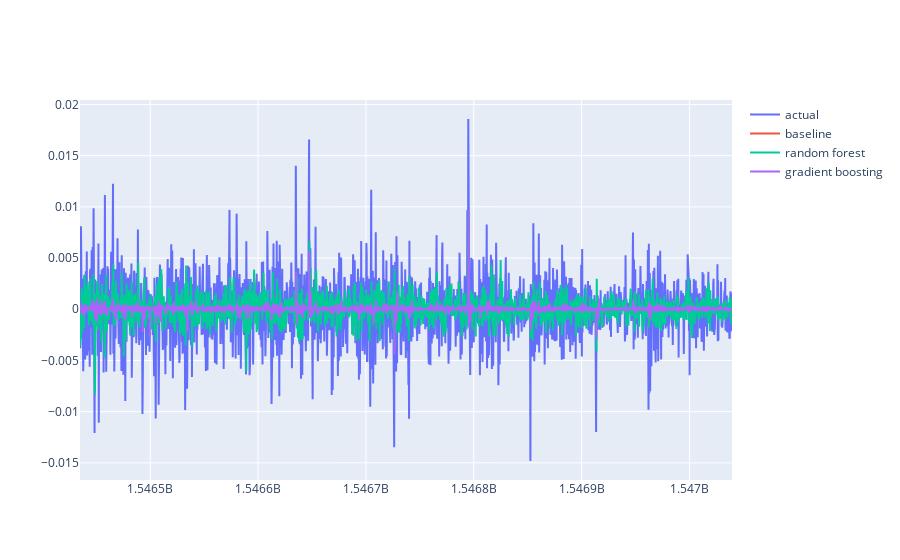

Notebook source saved alongside this figure:
### Code cell
# Create traces
import plotly.graph_objects as go
fig = go.Figure()
fig.add_trace(go.Scatter(x=x, y=y_test, mode='lines', name='actual'))
fig.add_trace(go.Scatter(x=x, y=base_predictions, mode='lines', name='baseline'))
fig.add_trace(go.Scatter(x=x, y=rf_predictions, mode='lines', name='random forest'))
fig.add_trace(go.Scatter(x=x, y=gb_predictions, mode='lines', name='gradient boosting'))
fig.show()

### Figure 1 — Plotly figure (JSON) as saved in the notebook; plotly's stock layout.template omitted (floating-point values rounded to 4 significant figures; data arrays with more than 128 entries replaced by an {"elided": "..."} marker saying what was removed)
{"data": [{"mode": "lines", "name": "actual", "type": "scatter", "x": {"elided": "2016 int values"}, "y": {"elided": "2016 float values"}}, {"mode": "lines", "name": "baseline", "type": "scatter", "x": {"elided": "2016 int values"}, "y": {"elided": "2016 float values"}}, {"mode": "lines", "name": "random forest", "type": "scatter", "x": {"elided": "2016 int values"}, "y": {"elided": "2016 float values"}}, {"mode": "lines", "name": "gradient boosting", "type": "scatter", "x": {"elided": "2016 int values"}, "y": {"elided": "2016 float values"}}], "layout": {}}
